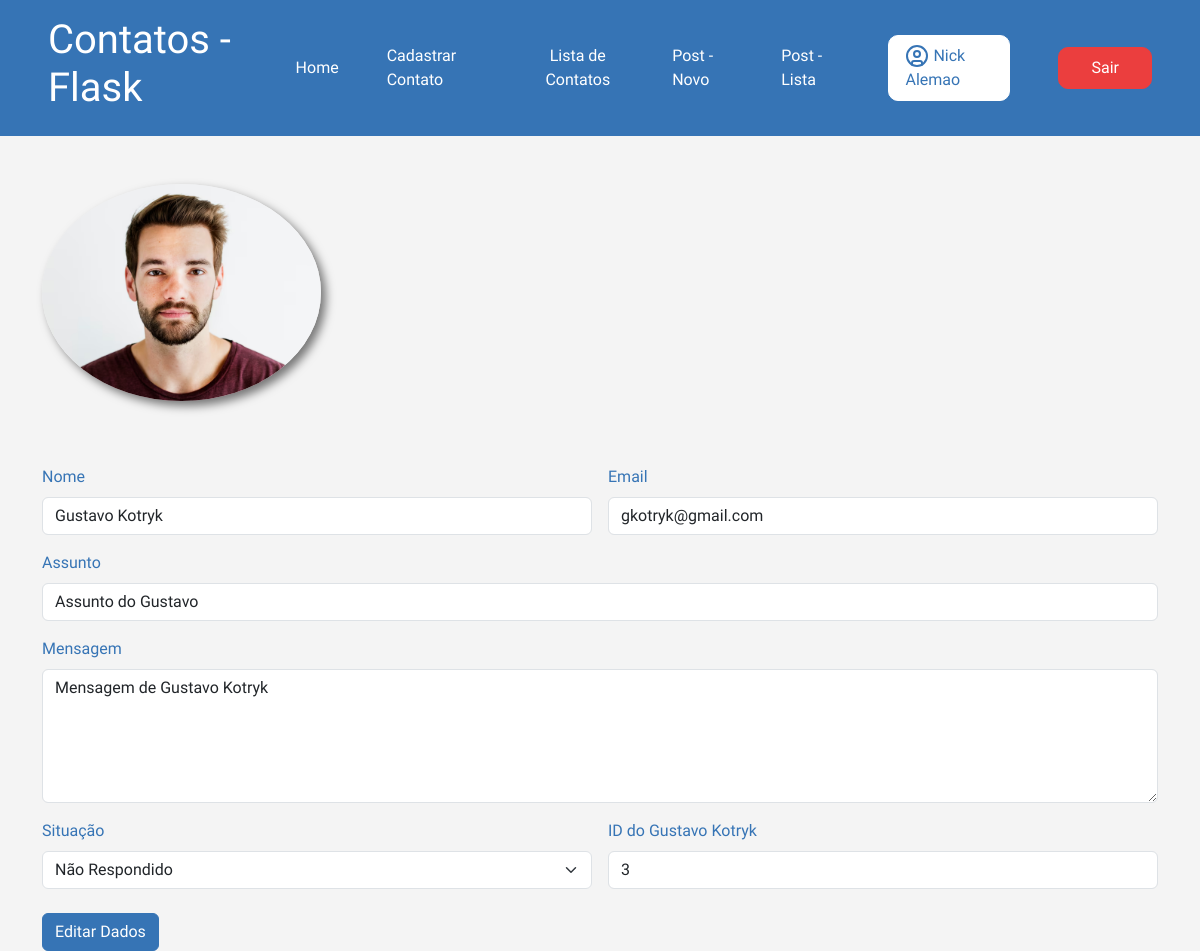
The app's page /contato/3 (signed in) with its own data.
### app/models.py (models this page shows)
class User(db.Model, UserMixin):
    id = db.Column(db.Integer, primary_key=True)
    nome = db.Column(db.String(100), nullable=True)
    sobrenome = db.Column(db.String(100), nullable=True)
    email = db.Column(db.String(100), nullable=True)
    senha = db.Column(db.String(100), nullable=True)
    posts = db.relationship('Post', backref='autor', lazy=True)
    comentarios = db.relationship('PostComentarios', backref='autor', lazy=True)

class Contato(db.Model):
    id = db.Column(db.Integer, primary_key=True)
    data_envio = db.Column(db.DateTime, default=datetime.now())
    nome = db.Column(db.String(100), nullable=True)
    email = db.Column(db.String(100), nullable=True)
    assunto = db.Column(db.String(100), nullable=True)
    mensagem = db.Column(db.String(100), nullable=True)
    respondido = db.Column(db.Integer, default=0)

### app/views.py (the view)
@app.route('/contato/<int:id>')
@login_required
def contatoDetalhes(id):
    obj = Contato.query.get(id)
    return render_template('contato_detalhes.html', obj = obj)

### app/models.py (called while the page is built)
@login_manager.user_loader
def load_user(user_id):
    return User.query.get(user_id)

### app/templates/contato_detalhes.html (shortened to what this page needs)
{% extends "base.html" %}
{% block content %}
{%include "header.html" %}
<div class="container">
    <img src="{{url_for('static', filename='img/pessoa.avif')}}" alt="Imagem pessoa" id="pessoa" class="w-25 mt-5 rounded-circle">
    <form class="row g-3 mt-5">
        <div class="col-md-6">
          <label for="inputName4" class="form-label">Nome</label>
          <input type="text" class="form-control" id="inputName4" value="{{obj.nome}}" readonly>
        </div>
        <div class="col-md-6">
          <label for="inputEmail4" class="form-label">Email</label>
          <input type="email" class="form-control" id="inputEmail4" value="{{obj.email}}" readonly>
        </div>
        <div class="col-12">
          <label for="inputAssunto" class="form-label">Assunto</label>
          <input type="text" class="form-control" id="inputAssunto" value="{{obj.assunto}}" readonly>
        </div>
        <div class="col-12">
            <label for="exampleFormControlTextarea1" class="form-label">Mensagem</label>
            <textarea class="form-control" id="exampleFormControlTextarea1" rows="5" readonly>{{obj.mensagem}}</textarea>
        </div>
        <div class="col-md-6">
          <label for="inputState" class="form-label">Situação</label>
          <select id="inputState" class="form-select">
            <option selected>Não Respondido</option>
          </select>
        </div>
        <div class="col-md-6">
          <label for="inputID" class="form-label">ID do {{obj.nome}}</label>
          <input type="text" class="form-control" id="inputID" value="{{obj.id}}" readonly>
        </div>
        <div class="col-12">
            <button type="submit" class="btn btn-primary mt-2">Editar Dados</button>
          </div>
</div>
{% endblock %}

### app/templates/header.html (shortened to what this page needs)
{% extends "base.html" %}
{% block content %}
    <header>
        <div class="container-header">
            <div class="logo">
                <h1>Contatos - Flask</h1>
            </div>
            <div class="botoesLinks">
                <a href="{{url_for('homepage')}}" class="link">Home</a>
                <a href="{{url_for('contato_cadastro')}}" class="link">Cadastrar Contato</a>
                <a href="{{url_for('contatoLista')}}" style="text-align: center;" class="link">Lista de Contatos</a>
                <a href="{{url_for('PostNovo')}}"class="link">Post - Novo</a>
                <a href="{{url_for('PostLista')}}"class="link">Post - Lista</a>
                {% if current_user.is_authenticated %}
                <a href="" class="Cadastro-User-Logado"> {{current_user.nome}} {{current_user.sobrenome}}</a>
                <a href="{{url_for('logout')}}" class="Cadastro-Sair">Sair</a>
                {% else %}
                <a href="{{url_for('login')}}" class="Cadastro-User">Entrar/Cadastrar</a>
                {% endif %}
            </div>
        </div>
    </header>
{% endblock %}

### app/static/style.css (style rules this page uses)
* { margin: 0; padding: 0; }
body { font-family: "Nata Sans", sans-serif; background-color: #f4f4f4; color: #3674B5; width: 100%; }
header { background-color: #3674B5; color: white; font-family: "Nata Sans", sans-serif; width: 100%; }
.container-header { display: flex; flex-direction: row; justify-content: space-between; align-items: center; padding: 1rem 3rem; }
.container-header h1 { font-size: 2.5rem; }
.botoesLinks { display: flex; align-items: center; gap: 3rem; }
.botoesLinks a { text-decoration: none; color: white; }
#pessoa { box-shadow: 5px 5px 10px rgba(0, 0, 0, 0.514); }
.container { width: 100% !important; }
button { border: 1px solid #3674B5 !important; background-color: #3674B5 !important; }
.Cadastro-User-Logado { color: #3674B5 !important; background-color: white; border: 1px solid white; padding: 0.5rem 1rem; border-radius: 10px; }
.Cadastro-Sair { color: #ffffff !important; background-color: rgb(235, 62, 62); border: 1px solid rgb(235, 62, 62); padding: 0.5rem 2rem; border-radius: 10px; }

### records on screen
User: nome "Nick", sobrenome "Alemao"
Contato: nome "Gustavo Kotryk", email "gkotryk@gmail.com", assunto "Assunto do Gustavo", mensagem "Mensagem de Gustavo Kotryk", id "3"
